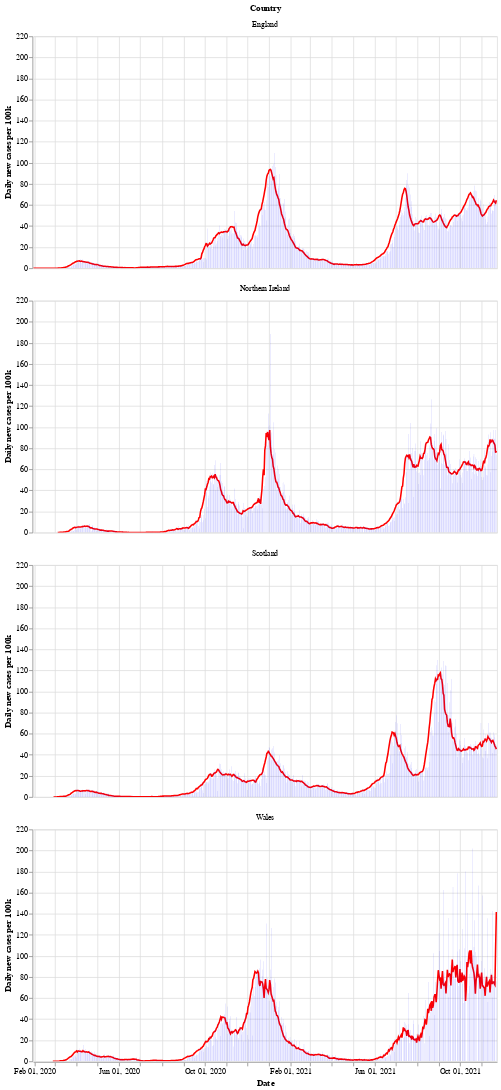

Notebook code cell kept with this figure:
### Markdown cell above
Next is a bar chart of the number of new cases in each country (per 100k population), with the 7 day moving average of cases. Again we see that Wales saw a longer period of raising and falling cases compared to the other countries.

After a period of cases falling, each nation is now seeing a rise in the number of cases - especially in Wales.

### Code cell
# collapse
bars = alt.Chart(uk_cases).mark_bar().encode(
    x=alt.X("yearmonthdate(date):T", axis=alt.Axis(title='Date')),
    y=alt.Y("newCasesRate:Q", axis=alt.Axis(title='Daily new cases per 100k')),
    tooltip='newCasesRate',
    color=alt.condition(
        alt.datum.dailyChange > 0,
        alt.value("orange"),  # The positive color
        alt.value("blue")  # The negative color
    )
).properties(title='New cases per 100k population with rolling 7 day average', width=600).interactive()
line = alt.Chart(uk_cases).mark_line(
    color='red',
    size=2,
).transform_window(
    rolling_mean='mean(newCasesRate)',
    frame=[0, 7],
    groupby=['areaName']
).encode(
    x='yearmonthdate(date):T',
    y='rolling_mean:Q'
)
alt.layer(line, bars, data=uk_cases).facet(alt.Row('areaName', title='Country'), columns=1)

### Figure 1 — Vega-Lite specification as saved in the notebook (floating-point values rounded to 4 significant figures; data arrays with more than 128 entries replaced by an {"elided": "..."} marker saying what was removed)
{"config": {"view": {"continuousWidth": 400, "continuousHeight": 300}}, "data": {"name": "data-e5aa1335052fbcf88b23e73997c060c7"}, "facet": {"type": "nominal", "field": "areaName", "title": "Country"}, "spec": {"layer": [{"mark": {"type": "line", "color": "red", "size": 2}, "encoding": {"x": {"type": "temporal", "field": "date", "timeUnit": "yearmonthdate"}, "y": {"type": "quantitative", "field": "rolling_mean"}}, "transform": [{"window": [{"op": "mean", "field": "newCasesRate", "as": "rolling_mean"}], "frame": [0, 7], "groupby": ["areaName"]}]}, {"mark": "bar", "encoding": {"color": {"condition": {"value": "orange", "test": "(datum.dailyChange > 0)"}, "value": "blue"}, "tooltip": {"type": "quantitative", "field": "newCasesRate"}, "x": {"type": "temporal", "axis": {"title": "Date"}, "field": "date", "timeUnit": "yearmonthdate"}, "y": {"type": "quantitative", "axis": {"title": "Daily new cases per 100k"}, "field": "newCasesRate"}}, "selection": {"selector002": {"type": "interval", "bind": "scales", "encodings": ["x", "y"]}}, "title": "New cases per 100k population with rolling 7 day average", "width": 600}]}, "columns": 1, "$schema": "https://vega.github.io/schema/vega-lite/v4.8.1.json", "datasets": {"data-e5aa1335052fbcf88b23e73997c060c7": {"elided": "2560 records"}}}
